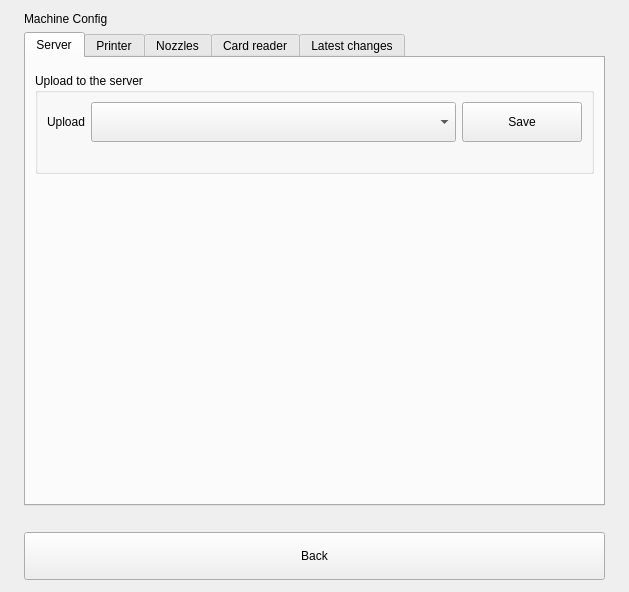
<?xml version="1.0" encoding="UTF-8"?>
<ui version="4.0">
 <class>MachineConfigPage</class>
 <widget class="QWidget" name="MachineConfigPage">
  <layout class="QVBoxLayout" name="machineLayout" stretch="0,1,0,0">
   <property name="leftMargin"><number>24</number></property>
   <property name="topMargin"><number>12</number></property>
   <property name="rightMargin"><number>24</number></property>
   <property name="bottomMargin"><number>12</number></property>
   <property name="spacing"><number>6</number></property>
   <item>
    <widget class="QLabel" name="pageTitle">
     <property name="text"><string>Machine Config</string></property>
    </widget>
   </item>
   <item>
    <widget class="QTabWidget" name="machineTabs">
     <property name="pageTabs" stdset="0"><bool>true</bool></property>
     <widget class="QWidget" name="machineServerTab">
      <attribute name="title"><string>Server</string></attribute>
      <layout class="QVBoxLayout" name="serverTabLayout">
       <property name="leftMargin"><number>9</number></property>
       <property name="topMargin"><number>9</number></property>
       <property name="rightMargin"><number>9</number></property>
       <property name="bottomMargin"><number>9</number></property>
       <property name="spacing"><number>6</number></property>
       <item>
        <widget class="QWidget" name="serverFormHost">
         <layout class="QVBoxLayout" name="serverFormLayout">
          <property name="leftMargin"><number>0</number></property>
          <property name="topMargin"><number>0</number></property>
          <property name="rightMargin"><number>0</number></property>
          <property name="bottomMargin"><number>0</number></property>
          <property name="spacing"><number>6</number></property>
         </layout>
        </widget>
       </item>
       <item>
        <widget class="QGroupBox" name="uploadBox">
         <property name="title"><string>Upload to the server</string></property>
         <layout class="QVBoxLayout" name="uploadBoxLayout">
          <property name="leftMargin"><number>9</number></property>
          <property name="topMargin"><number>9</number></property>
          <property name="rightMargin"><number>9</number></property>
          <property name="bottomMargin"><number>9</number></property>
          <property name="spacing"><number>6</number></property>
          <item>
           <layout class="QHBoxLayout" name="uploadRow" stretch="0,1,0">
            <property name="leftMargin"><number>0</number></property>
            <property name="topMargin"><number>0</number></property>
            <property name="rightMargin"><number>0</number></property>
            <property name="bottomMargin"><number>0</number></property>
            <property name="spacing"><number>6</number></property>
            <item>
             <widget class="QLabel" name="uploadModeLabel">
              <property name="text"><string>Upload</string></property>
             </widget>
            </item>
            <item>
             <widget class="QComboBox" name="uploadModeCombo">
              <property name="minimumSize"><size><width>0</width><height>40</height></size></property>
             </widget>
            </item>
            <item>
             <widget class="QPushButton" name="saveUploadModeButton">
              <property name="text"><string>Save</string></property>
              <property name="minimumSize"><size><width>120</width><height>40</height></size></property>
             </widget>
            </item>
           </layout>
          </item>
          <item>
           <widget class="QLabel" name="uploadModeHint">
            <property name="wordWrap"><bool>true</bool></property>
            <property name="sub" stdset="0"><bool>true</bool></property>
           </widget>
          </item>
         </layout>
        </widget>
       </item>
       <item>
        <spacer name="spacer1">
         <property name="orientation"><enum>Qt::Vertical</enum></property>
         <property name="sizeType"><enum>QSizePolicy::Expanding</enum></property>
         <property name="sizeHint" stdset="0"><size><width>20</width><height>40</height></size></property>
        </spacer>
       </item>
      </layout>
     </widget>
     <widget class="QWidget" name="machinePrinterTab">
      <attribute name="title"><string>Printer</string></attribute>
      <layout class="QVBoxLayout" name="printerTabLayout">
       <property name="leftMargin"><number>9</number></property>
       <property name="topMargin"><number>9</number></property>
       <property name="rightMargin"><number>9</number></property>
       <property name="bottomMargin"><number>9</number></property>
       <property name="spacing"><number>6</number></property>
       <item>
        <layout class="QFormLayout" name="printerForm">
         <property name="leftMargin"><number>0</number></property>
         <property name="topMargin"><number>0</number></property>
         <property name="rightMargin"><number>0</number></property>
         <property name="bottomMargin"><number>0</number></property>
         <property name="spacing"><number>6</number></property>
         <item row="0" column="0">
          <widget class="QLabel" name="printerHostLabel">
           <property name="text"><string>Printer address</string></property>
          </widget>
         </item>
         <item row="0" column="1">
          <widget class="QLineEdit" name="printerHost">
           <property name="placeholderText"><string>For example 192.168.1.20</string></property>
           <property name="minimumSize"><size><width>0</width><height>40</height></size></property>
          </widget>
         </item>
         <item row="1" column="0">
          <widget class="QLabel" name="printerPortLabel">
           <property name="text"><string>Port</string></property>
          </widget>
         </item>
         <item row="1" column="1">
          <widget class="QLineEdit" name="printerPort">
           <property name="minimumSize"><size><width>0</width><height>40</height></size></property>
          </widget>
         </item>
        </layout>
       </item>
       <item>
        <widget class="QPushButton" name="savePrinterButton">
         <property name="text"><string>Save printer</string></property>
         <property name="minimumSize"><size><width>0</width><height>48</height></size></property>
        </widget>
       </item>
       <item>
        <widget class="QPushButton" name="checkPrinterButton">
         <property name="text"><string>Check printer</string></property>
         <property name="minimumSize"><size><width>0</width><height>48</height></size></property>
        </widget>
       </item>
       <item>
        <widget class="QLabel" name="printerStatus">
         <property name="wordWrap"><bool>true</bool></property>
        </widget>
       </item>
       <item>
        <spacer name="spacer2">
         <property name="orientation"><enum>Qt::Vertical</enum></property>
         <property name="sizeType"><enum>QSizePolicy::Expanding</enum></property>
         <property name="sizeHint" stdset="0"><size><width>20</width><height>40</height></size></property>
        </spacer>
       </item>
      </layout>
     </widget>
     <widget class="QWidget" name="machineNozzleTab">
      <attribute name="title"><string>Nozzles</string></attribute>
      <layout class="QVBoxLayout" name="nozzleTabLayout">
       <property name="leftMargin"><number>9</number></property>
       <property name="topMargin"><number>9</number></property>
       <property name="rightMargin"><number>9</number></property>
       <property name="bottomMargin"><number>9</number></property>
       <property name="spacing"><number>6</number></property>
       <item>
        <layout class="QHBoxLayout" name="upperRow" stretch="0,1">
         <property name="leftMargin"><number>0</number></property>
         <property name="topMargin"><number>0</number></property>
         <property name="rightMargin"><number>0</number></property>
         <property name="bottomMargin"><number>0</number></property>
         <property name="spacing"><number>6</number></property>
         <item>
          <widget class="QTableWidget" name="nozzleTable">
          </widget>
         </item>
         <item>
          <layout class="QVBoxLayout" name="formColumn">
           <property name="leftMargin"><number>0</number></property>
           <property name="topMargin"><number>0</number></property>
           <property name="rightMargin"><number>0</number></property>
           <property name="bottomMargin"><number>0</number></property>
           <property name="spacing"><number>6</number></property>
           <item>
            <widget class="QLabel" name="selectedNozzle">
            </widget>
           </item>
           <item>
            <layout class="QFormLayout" name="nozzleForm">
             <property name="leftMargin"><number>0</number></property>
             <property name="topMargin"><number>0</number></property>
             <property name="rightMargin"><number>0</number></property>
             <property name="bottomMargin"><number>0</number></property>
             <property name="spacing"><number>6</number></property>
             <item row="0" column="0">
              <widget class="QLabel" name="nozzleModeLabel">
               <property name="text"><string>Mode</string></property>
              </widget>
             </item>
             <item row="0" column="1">
              <widget class="QComboBox" name="nozzleMode">
               <property name="minimumSize"><size><width>0</width><height>38</height></size></property>
              </widget>
             </item>
             <item row="1" column="0">
              <widget class="QLabel" name="nozzleFuelLabel">
               <property name="text"><string>Fuel type</string></property>
              </widget>
             </item>
             <item row="1" column="1">
              <widget class="QComboBox" name="nozzleFuel">
               <property name="minimumSize"><size><width>0</width><height>38</height></size></property>
              </widget>
             </item>
             <item row="2" column="0">
              <widget class="QLabel" name="nozzleDensityLabel">
               <property name="text"><string>Density</string></property>
              </widget>
             </item>
             <item row="2" column="1">
              <widget class="QLineEdit" name="nozzleDensity">
               <property name="placeholderText"><string>kg/L, e.g. 0.8300</string></property>
               <property name="minimumSize"><size><width>0</width><height>38</height></size></property>
              </widget>
             </item>
             <item row="3" column="0">
              <widget class="QLabel" name="nozzlePulsesLabel">
               <property name="text"><string>Pulses per litre</string></property>
              </widget>
             </item>
             <item row="3" column="1">
              <widget class="QLineEdit" name="nozzlePulses">
               <property name="placeholderText"><string>e.g. 1200 or 1234.5</string></property>
               <property name="minimumSize"><size><width>0</width><height>38</height></size></property>
              </widget>
             </item>
             <item row="4" column="0">
              <widget class="QLabel" name="nozzleTankLabel">
               <property name="text"><string>Tank</string></property>
              </widget>
             </item>
             <item row="4" column="1">
              <widget class="QComboBox" name="nozzleTank">
               <property name="minimumSize"><size><width>0</width><height>38</height></size></property>
              </widget>
             </item>
            </layout>
           </item>
           <item>
            <layout class="QHBoxLayout" name="nozzleButtons" stretch="1,1">
             <property name="leftMargin"><number>0</number></property>
             <property name="topMargin"><number>0</number></property>
             <property name="rightMargin"><number>0</number></property>
             <property name="bottomMargin"><number>0</number></property>
             <property name="spacing"><number>6</number></property>
             <item>
              <widget class="QPushButton" name="sendNozzleButton">
               <property name="text"><string>Send</string></property>
               <property name="minimumSize"><size><width>0</width><height>48</height></size></property>
              </widget>
             </item>
             <item>
              <widget class="QPushButton" name="readNozzlesButton">
               <property name="text"><string>Read</string></property>
               <property name="minimumSize"><size><width>0</width><height>48</height></size></property>
              </widget>
             </item>
            </layout>
           </item>
           <item>
            <spacer name="spacer3">
             <property name="orientation"><enum>Qt::Vertical</enum></property>
             <property name="sizeType"><enum>QSizePolicy::Expanding</enum></property>
             <property name="sizeHint" stdset="0"><size><width>20</width><height>40</height></size></property>
            </spacer>
           </item>
          </layout>
         </item>
        </layout>
       </item>
       <item>
        <layout class="QHBoxLayout" name="converterRow">
         <property name="leftMargin"><number>0</number></property>
         <property name="topMargin"><number>0</number></property>
         <property name="rightMargin"><number>0</number></property>
         <property name="bottomMargin"><number>0</number></property>
         <property name="spacing"><number>6</number></property>
         <item>
          <widget class="QLabel" name="converterPortLabel">
           <property name="text"><string>Converter port (this terminal listens)</string></property>
          </widget>
         </item>
         <item>
          <widget class="QLineEdit" name="converterPort">
           <property name="minimumSize"><size><width>0</width><height>38</height></size></property>
          </widget>
         </item>
         <item>
          <widget class="QPushButton" name="saveConverterPortButton">
           <property name="text"><string>Save port</string></property>
           <property name="minimumSize"><size><width>0</width><height>38</height></size></property>
          </widget>
         </item>
        </layout>
       </item>
      </layout>
     </widget>
     <widget class="QWidget" name="machineCardTab">
      <attribute name="title"><string>Card reader</string></attribute>
      <layout class="QVBoxLayout" name="cardTabLayout">
       <property name="leftMargin"><number>9</number></property>
       <property name="topMargin"><number>9</number></property>
       <property name="rightMargin"><number>9</number></property>
       <property name="bottomMargin"><number>9</number></property>
       <property name="spacing"><number>6</number></property>
       <item>
        <layout class="QFormLayout" name="cardReaderForm">
         <property name="leftMargin"><number>0</number></property>
         <property name="topMargin"><number>0</number></property>
         <property name="rightMargin"><number>0</number></property>
         <property name="bottomMargin"><number>0</number></property>
         <property name="spacing"><number>6</number></property>
         <item row="0" column="0">
          <widget class="QLabel" name="cardReaderPortLabel">
           <property name="text"><string>Serial port</string></property>
          </widget>
         </item>
         <item row="0" column="1">
          <widget class="QLineEdit" name="cardReaderPort">
           <property name="minimumSize"><size><width>0</width><height>40</height></size></property>
          </widget>
         </item>
         <item row="1" column="0">
          <widget class="QLabel" name="cardReaderBaudLabel">
           <property name="text"><string>Speed (baud)</string></property>
          </widget>
         </item>
         <item row="1" column="1">
          <widget class="QComboBox" name="cardReaderBaud">
           <property name="minimumSize"><size><width>0</width><height>40</height></size></property>
          </widget>
         </item>
         <item row="2" column="0">
          <widget class="QLabel" name="cardReaderFormatLabel">
           <property name="text"><string>How the id comes</string></property>
          </widget>
         </item>
         <item row="2" column="1">
          <widget class="QComboBox" name="cardReaderFormat">
           <property name="minimumSize"><size><width>0</width><height>40</height></size></property>
          </widget>
         </item>
         <item row="3" column="0">
          <widget class="QLabel" name="cardReaderLengthLabel">
           <property name="text"><string>Length of the id</string></property>
          </widget>
         </item>
         <item row="3" column="1">
          <widget class="QLineEdit" name="cardReaderLength">
           <property name="placeholderText"><string>characters</string></property>
           <property name="minimumSize"><size><width>0</width><height>40</height></size></property>
          </widget>
         </item>
         <item row="4" column="0">
          <widget class="QLabel" name="cardReaderPrefixLabel">
           <property name="text"><string>Text before the id</string></property>
          </widget>
         </item>
         <item row="4" column="1">
          <widget class="QLineEdit" name="cardReaderPrefix">
           <property name="maxLength"><number>20</number></property>
           <property name="placeholderText"><string>none</string></property>
           <property name="minimumSize"><size><width>0</width><height>40</height></size></property>
          </widget>
         </item>
         <item row="5" column="0">
          <widget class="QLabel" name="cardReaderEncodingLabel">
           <property name="text"><string>What the bytes are</string></property>
          </widget>
         </item>
         <item row="5" column="1">
          <widget class="QComboBox" name="cardReaderEncoding">
           <property name="minimumSize"><size><width>0</width><height>40</height></size></property>
          </widget>
         </item>
        </layout>
       </item>
       <item>
        <widget class="QPushButton" name="saveCardReaderButton">
         <property name="text"><string>Save card reader</string></property>
         <property name="minimumSize"><size><width>0</width><height>48</height></size></property>
        </widget>
       </item>
       <item>
        <widget class="QLabel" name="cardReaderHelp">
         <property name="text"><string>The reader is read on this serial port (8 data bits, no parity, 1 stop bit). Put a card on it: its id shows on the Cards screen. The station's Arduino reader sends one line "CARD: &lt;id&gt;" for a card (9600 baud, ends with a line break): keep the text before the id as CARD: and lines of another kind are ignored. An original Arduino Uno shows up as /dev/ttyACM0, a clone with a CH340 chip as /dev/ttyUSB0.</string></property>
         <property name="wordWrap"><bool>true</bool></property>
        </widget>
       </item>
       <item>
        <spacer name="spacer4">
         <property name="orientation"><enum>Qt::Vertical</enum></property>
         <property name="sizeType"><enum>QSizePolicy::Expanding</enum></property>
         <property name="sizeHint" stdset="0"><size><width>20</width><height>40</height></size></property>
        </spacer>
       </item>
      </layout>
     </widget>
     <widget class="QListWidget" name="changeLog">
      <property name="maximumSize"><size><width>16777215</width><height>140</height></size></property>
      <attribute name="title"><string>Latest changes</string></attribute>
     </widget>
    </widget>
   </item>
   <item>
    <widget class="QLabel" name="machineStatus">
     <property name="wordWrap"><bool>true</bool></property>
    </widget>
   </item>
   <item>
    <widget class="QPushButton" name="machineBackButton">
     <property name="text"><string>Back</string></property>
     <property name="minimumSize"><size><width>0</width><height>48</height></size></property>
    </widget>
   </item>
  </layout>
 </widget>
 <resources/>
 <connections/>
</ui>
